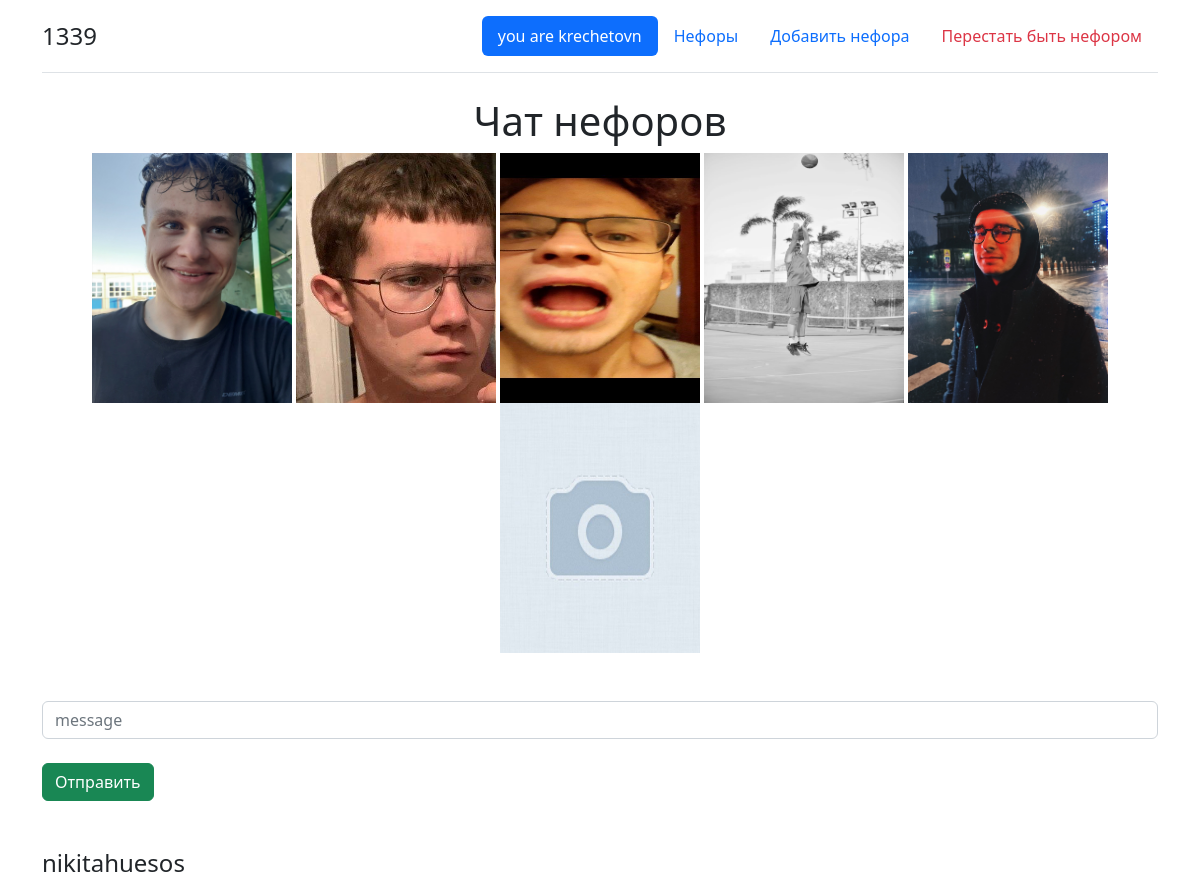
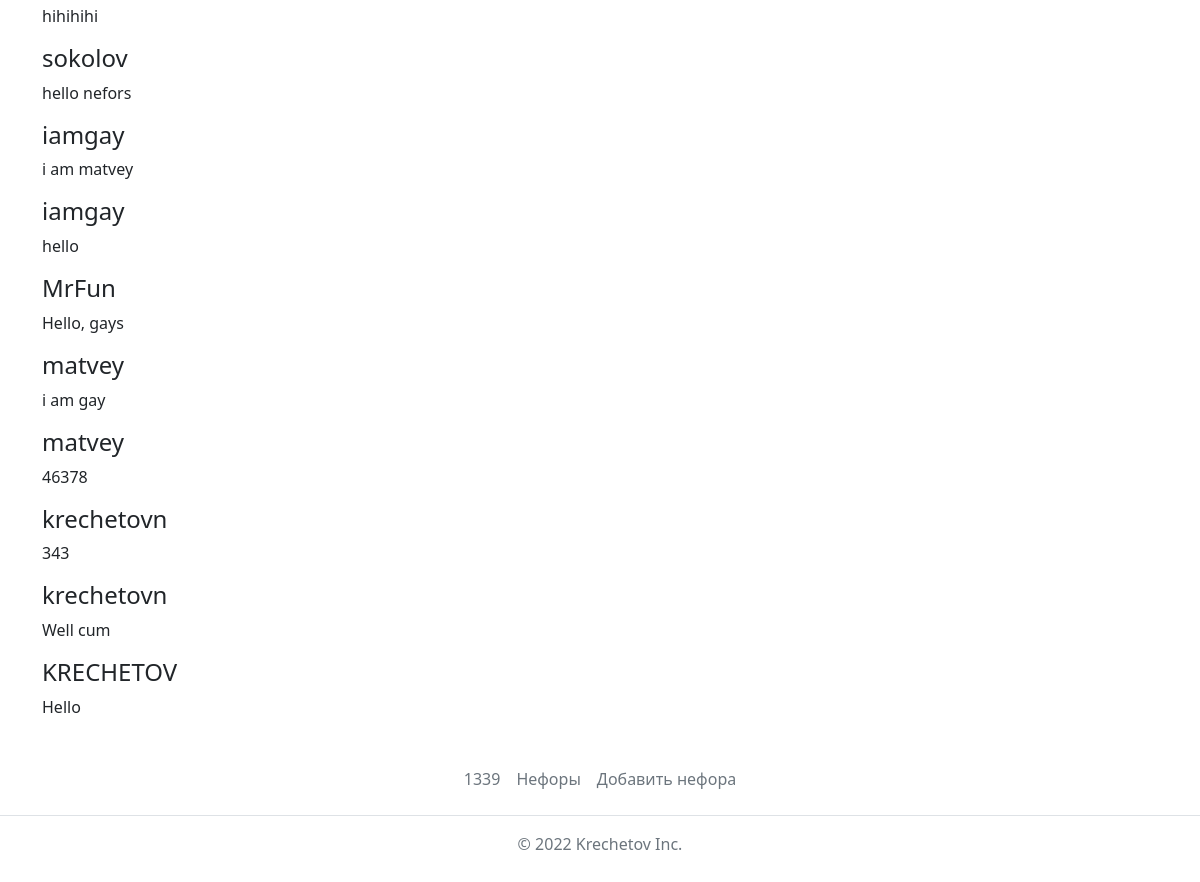
Page / (signed in) on the earlier database version (2 pictures, top to bottom).
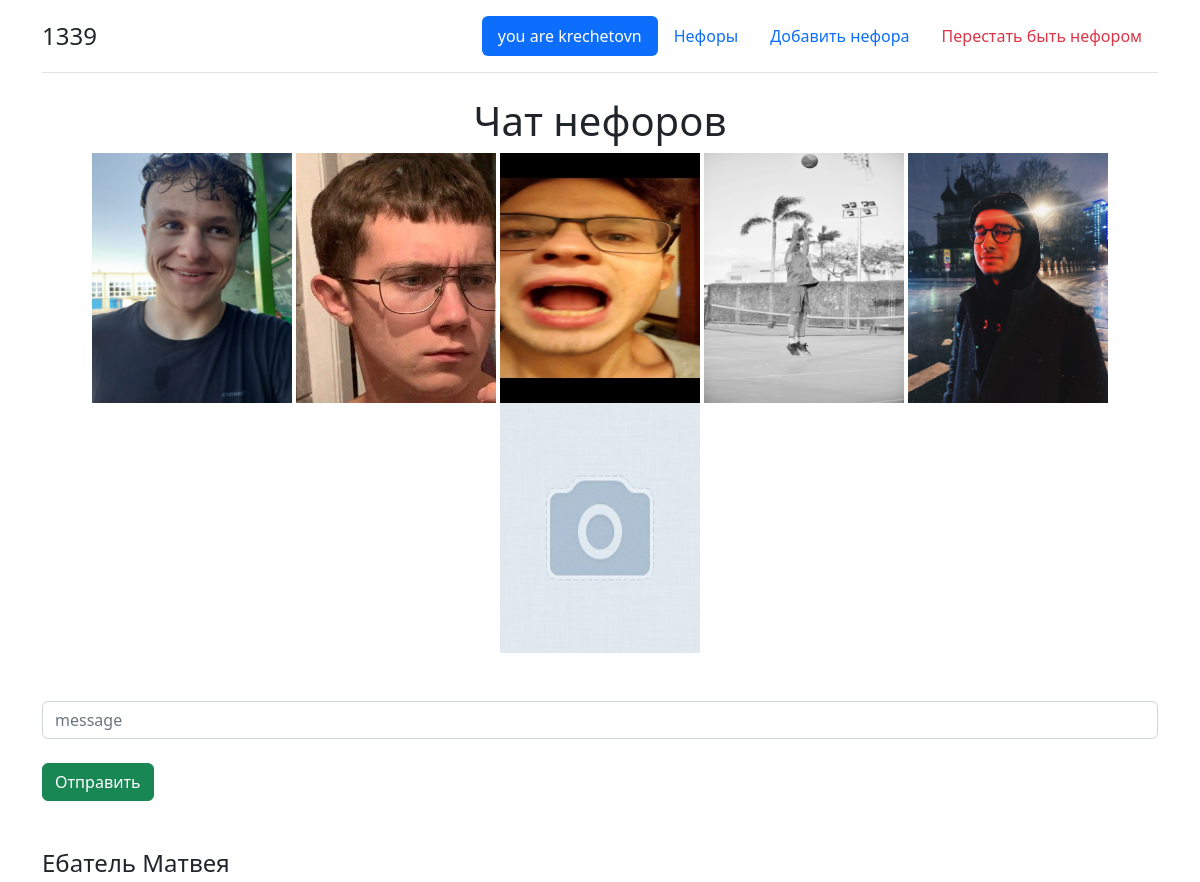
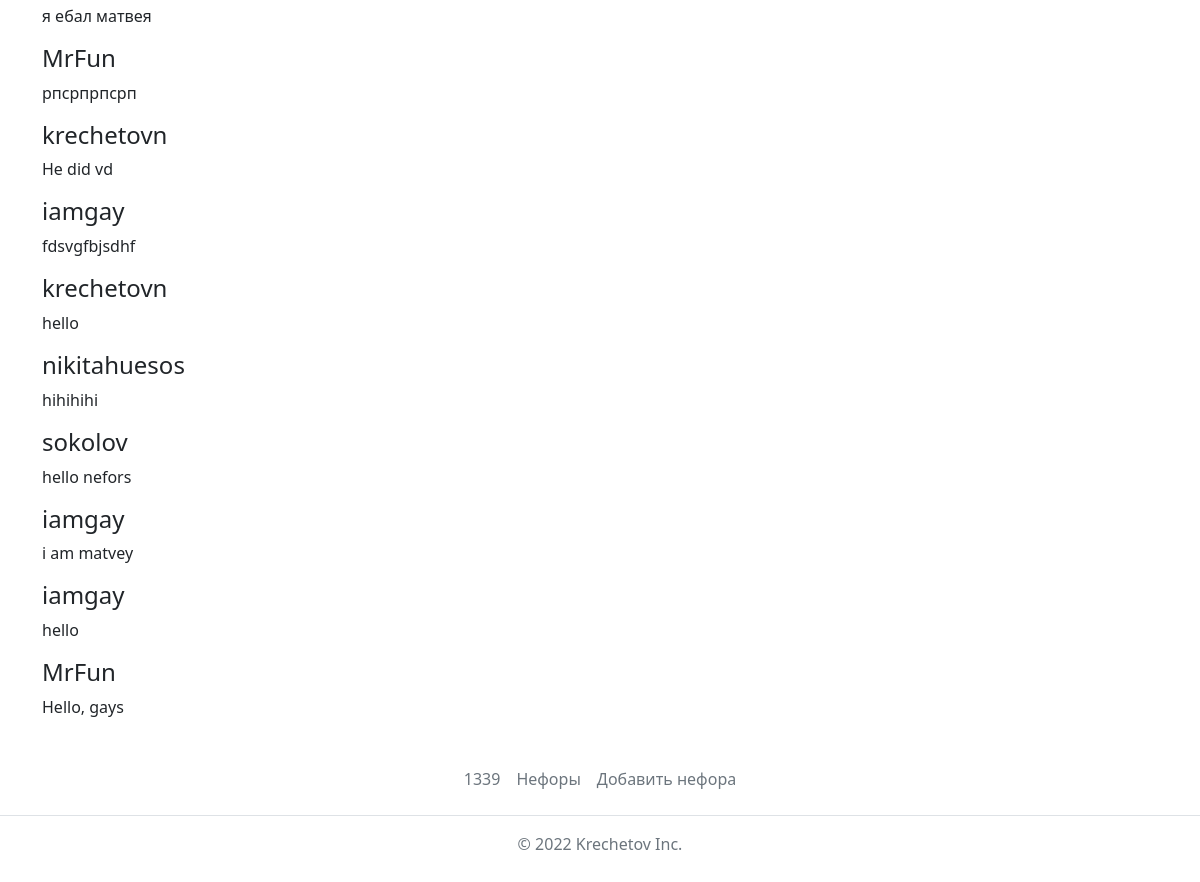
Same page on the later database version (2 pictures, top to bottom).
### neffory.py (models this page shows, shortened)
class Message(db.Model):
    id = db.Column(db.Integer, primary_key=True)
    username = db.Column(db.String(50), nullable=False)
    message = db.Column(db.Text, nullable=False)
    date = db.Column(db.DateTime, default=datetime.utcnow)

### neffory.py (the view)
@app.route("/", methods=['POST', 'GET'])
def index():
    try:
        messages = Message.query.order_by(Message.id.desc()).limit(10).all()
    except Exception:
        messages = []
    if request.method == "POST":
        username = session['username']
        message = request.form['message']
        if message == "":
            return render_template("main.html", messages=messages, login=session['username'])
        message = Message(username=username, message=message)
        try:
            db.session.add(message)
            db.session.commit()
            return redirect('/')
        except:
            return "Error occured"
    else:
        try:
            return render_template("main.html", messages=messages, login=session['username'])
        except Exception:
            return redirect("/login")

### templates/main.html (shortened to what this page needs)
{% extends 'base.html' %}
{% block body%}
<h1 class="text-center">Чат нефоров</h1>
<div class="container text-center">
    <a href="/pidor/1"><img  style="width: 200px; height: 250px;" src="{{ url_for('static', filename='images/efZZq_P8bSoNKtXhKtLp44DJiW87jwJ6q2ULGkpmCG2kxUIz9hAodzgWb-CMWV7WAqpJaOY68qslfvX8mos1gnlF.jpg') }}"></a>
    <a href="/pidor/2"><img  style="width: 200px; height: 250px;" src="{{ url_for('static', filename='images/photo_2022-10-12_17-44-38.jpg') }}"></a>
    <a href="/pidor/3"><img  style="width: 200px; height: 250px;" src="{{ url_for('static', filename='images/photo_2022-10-12_18-04-55.jpg') }}"></a>
    <a href="/pidor/4"><img  style="width: 200px; height: 250px;" src="{{ url_for('static', filename='images/nw1spduu5HneiaVGuWlv-H7tVWi_4g87jHe9LVq_bSYgiIvJJFTpcw9wAhCsopeoFeSjyJ4hgrDrf6k7YzLY1wvM.jpg') }}"></a>
    <a href="/pidor/5"><img  style="width: 200px; height: 250px;" src="{{ url_for('static', filename='images/nefor.jpg') }}"></a>
    <a href="/pidor/6"><img  style="width: 200px; height: 250px;" src="{{ url_for('static', filename='images/balbes.jpg') }}"></a>
</div>
<div class="container mt-5">
    <form method="post">
        <input class="form-control" name="message" type="text" id="message" placeholder="message"><br>
        <input type="submit" class="btn btn-success" value="Отправить"></button>
    </form>
</div>
<div class="container mt-5">
    {% for message in messages %}
        <h4>{{ message.username }}</h4>
        <p>{{ message.message }}</p>
    {% endfor %}
</div>
{% endblock %}

Differences in the rows shown:
no longer on this page (row unchanged): Message: username "matvey", message "i am gay"
no longer on this page (row unchanged): Message: username "matvey", message "46378"
no longer on this page (row unchanged): Message: username "krechetovn", message "343"
no longer on this page (row unchanged): Message: username "krechetovn", message "Well cum"
no longer on this page (row unchanged): Message: username "KRECHETOV", message "Hello"
added Message: username "Ебатель Матвея", message "я ебал матвея"
added Message: username "MrFun", message "рпсрпрпсрп"
added Message: username "krechetovn", message "He did vd"
added Message: username "iamgay", message "fdsvgfbjsdhf"
added Message: username "krechetovn", message "hello"
